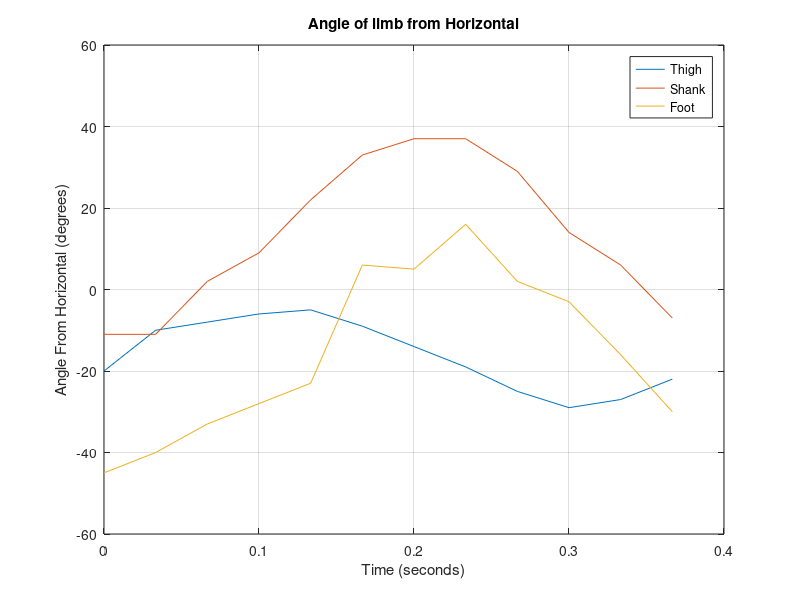
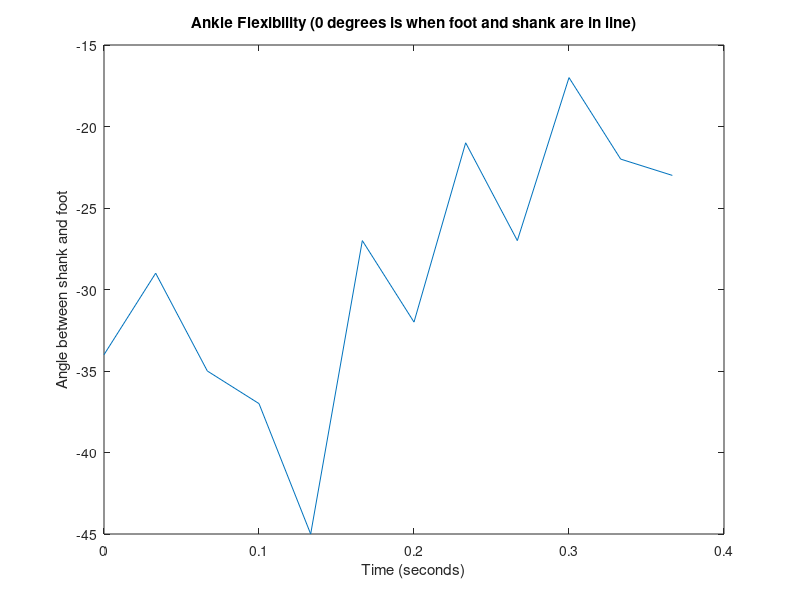

The MATLAB source for these figures, in order: (Note: this script raises an error after producing the figures.)
clear;
close all
%close all

% 3=hip & thigh
% 2=knee & shank
% 1=ankle & foot

% Parameters of the leg
% 'r' is the distance to the center of mass from cadaver studies
l3=.7;
r3=l3*.43;
l2=.5;
r2=l2*.444;
l1=.3;
r1=l1*.42;

% Masses in kg
m1=1.30;
m2=4.31;
m3=9.52;

% Moments of Inertia from cadaver studies
I1=.015;
I2=.043;
I3=.103;

% Density of water in kg/m^3
p=1000;

% Coronal area of each limb in m^2
Area3=0.05;
Area2=0.02;
Area1=0.03;

% Angle Data (in degrees)
% Each is measured from the horizontal
% Hip
hip=[-20,-10,-8,-6,-5,-9,-14,-19,-25,-29,-27,-22]';
knee=[-11,-11,2,9,22,33,37,37,29,14,6,-7]';
ankle=[-45,-40,-33,-28,-23,6,5,16,2,-3,-16,-30]';
theta3=hip;
theta2=knee;
theta1=ankle;
% Time step
h=1/30;

% Plotting Angle data
xx=0:h:h*length(theta1)-h;
figure;
plot(xx,theta3)
axis([0 0.4 -60 60])
hold all
grid on
plot(xx,theta2)
plot(xx,theta1)
title('Angle of limb from Horizontal')
xlabel('Time (seconds)')
ylabel('Angle From Horizontal (degrees)')
legend('Thigh','Shank','Foot')

%Ankle Flexibility
figure;
plot(xx,theta1-theta2)
title('Ankle Flexibility (0 degrees is when foot and shank are in line)')
xlabel('Time (seconds)')
ylabel('Angle between shank and foot')

% Change degrees to radians
theta3=theta3.*pi/180;
theta2=theta2.*pi/180;
theta1=theta1.*pi/180;

% Finding angular velocities
t1D=deriv(theta1,h);
t2D=deriv(theta2,h);
t3D=deriv(theta3,h);
figure;
plot(xx,t3D)
hold all
grid on
plot(xx,t2D)
plot(xx,t1D)
title('Angular Velocity at joints')
xlabel('Time (seconds)')
ylabel('Angular Velocity (rad/s)')
legend('Thigh','Shank','Foot','Location','northwest')

% Finding angular accelerations
t1DD=deriv2(theta1,h);
t2DD=deriv2(theta2,h);
t3DD=deriv2(theta3,h);

%x and y velocities at each limb
x3D=-l3.*sin(theta3).*t3D;
y3D=l3.*cos(theta3).*t3D;

x2D=x3D-l2.*sin(theta2).*t2D;
y2D=y3D+l2.*cos(theta2).*t2D;

x1D=x2D-r1.*sin(theta1).*t1D;
y1D=y2D+r1.*cos(theta1).*t1D;

%x and y accelerations at each limb
x3DD=-l3.*cos(theta3).*t3D-l3.*sin(theta3).*t3DD;
y3DD=-l3.*sin(theta3).*t3D+l3.*cos(theta3).*t3DD;

x2DD=x3DD-l2.*cos(theta2).*t2D-l2.*sin(theta2).*t2DD;
y2DD=y3DD-l2.*sin(theta2).*t2D+l2.*cos(theta2).*t2DD;

x1DD=x2DD-r1.*cos(theta1).*t1D-r1.*sin(theta1).*t1DD;
y1DD=y2DD-r1.*sin(theta1).*t1D+r1.*cos(theta1).*t1DD;

thrust=[];
% Drag force
for i=1:length(theta1)
    %Af determined by projection
    %Cd determined linearly between a body in streamline and a body that is
    %horizontal
    
    % Foot
    Cd=0.7+0.3*cos(theta1(i));
    Af=Area1*cos(theta1(i));
    Fdy1(i)=1/2*p*Cd*Af*y1D(i)^2;
    
    Cd=0.7+0.3*sin(theta1(i));
    Af=Area1*sin(theta1(i));
    Fdx1(i)=1/2*p*Cd*Af*x1D(i)^2;
    
    % Shank
    Cd=0.7+0.3*cos(theta2(i));
    Af=Area2*cos(theta2(i));
    Fdy2(i)=1/2*p*Cd*Af*y2D(i)^2;
    
    Cd=0.7+0.3*sin(theta2(i));
    Af=Area2*sin(theta2(i));
    Fdx2(i)=1/2*p*Cd*Af*x2D(i)^2;
    
    % Thigh
    Cd=0.7+0.3*cos(theta3(i));
    Af=Area3*cos(theta3(i));
    Fdy3(i)=1/2*p*Cd*Af*y3D(i)^2;
    
    Cd=0.7+0.3*sin(theta3(i));
    Af=Area3*sin(theta3(i));
    Fdx3(i)=1/2*p*Cd*Af*x3D(i)^2;
    
    %Determines if limb is producing drag or forward thrust
    % Foot
    if theta1(i)<0
        if y1D(i)>0
            Fdy1(i)=-Fdy1(i);
            Fdx1(i)=-Fdx1(i);
        end
    elseif theta1(i)>0
        if y1D(i)<0
            Fdy1(i)=-Fdy1(i);
            Fdx1(i)=-Fdx1(i);
        end
    end
    % Shank
    if theta2(i)<0
        if y2D(i)>0
            Fdy2(i)=-Fdy2(i);
            Fdx2(i)=-Fdx2(i);
        end
    elseif theta2(i)>0
        if y2D(i)<0
            Fdy2(i)=-Fdy2(i);
            Fdx2(i)=-Fdx2(i);
        end
    end
    % Thigh
    if theta3(i)<0
        if y3D(i)>0
            Fdy3(i)=-Fdy3(i);
            Fdx3(i)=-Fdx3(i);
        end
    elseif theta3(i)>0
        if y3D(i)<0
            Fdy3(i)=-Fdy3(i);
            Fdx3(i)=-Fdx3(i);
        end
    end
    forward_force=Fdx1(i)+Fdx2(i)+Fdx3(i);
    thrust=[thrust forward_force];
end

% Make horizontal vectors vertical
Fdy1=Fdy1';
Fdx1=Fdx1';
Fdy2=Fdy2';
Fdx2=Fdx2';
Fdy3=Fdy3';
Fdx3=Fdx3';

% Equations for Forces at each joint
Fy1=Fdy1-m1.*y1DD;
Fx1=Fdx1-m1.*x1DD;

Fy2=Fy1-Fdy2-m2.*y2DD;
Fx2=Fx1+Fdx2-m2.*x2DD;

Fy3=Fy2+Fdy3-m3.*y3DD;
Fx3=Fx2+Fdx3-m3.*x3DD;

% Equations for Torques at each joint
T3=-Fy3*l3;
T2=T3-Fy2.*(l3-r3).*cos(theta3)-Fx2.*(l3-r3).*sin(theta3)...
    -Fx3.*r3.*sin(theta3)-Fy3.*r3.*cos(theta3)+I3.*t3DD;
T1=T2-Fy1.*(l2-r2).*cos(theta2)-Fy2.*r2.*cos(theta2)+Fx1.*(l2-r2).*sin(theta2)...
    +Fx2.*r2.*sin(theta2)+I2.*t2DD;

% Convert Nm to kNm
T3=T3/1000;
T2=T2/1000;
T1=T1/1000;

figure;
plot(xx,T3)
title('Torque over time')
xlabel('Time (seconds)')
ylabel('Torque (kNm)')
hold all
grid on
plot(xx,T2)
plot(xx,T1)
legend('Hip','Knee','Ankle')

figure;
plot(xx,thrust)
title('Total Force Produced in the Direction of Motion')
xlabel('Time (seconds)')
ylabel('Thrust (N)')

